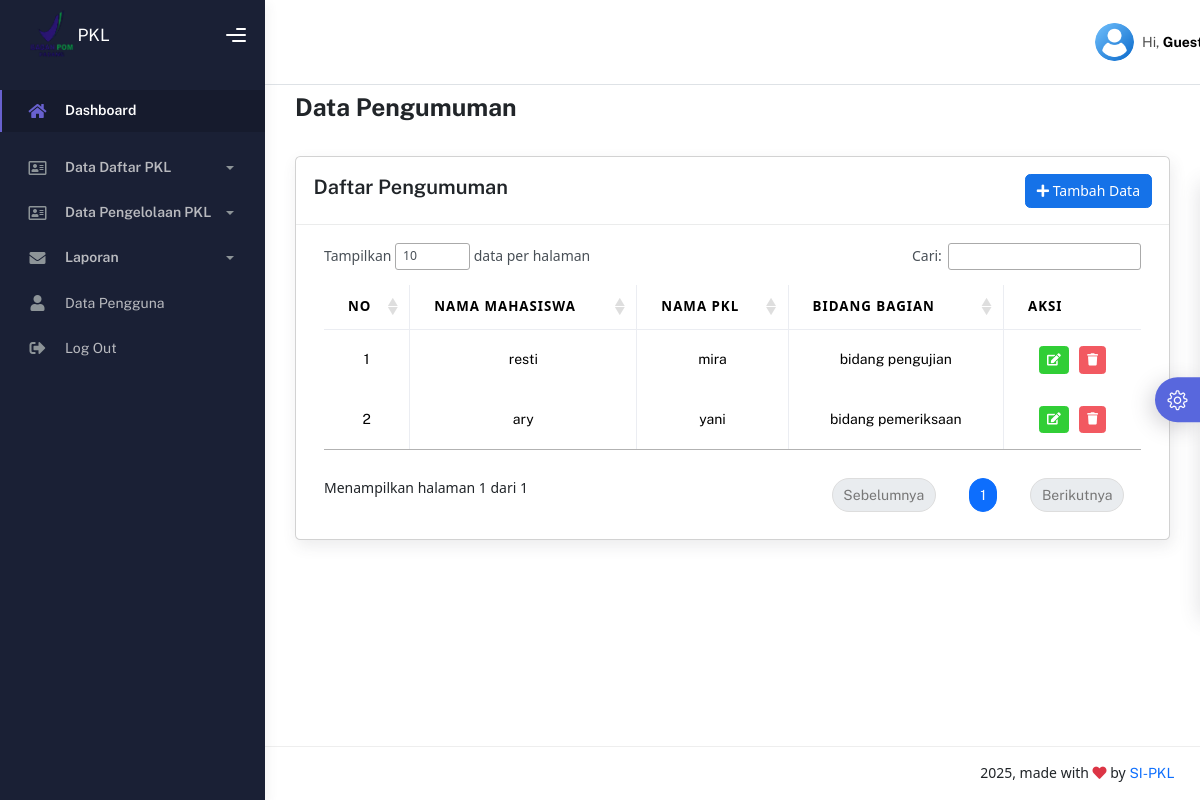
The app's page /admin/?page=pemilihan-bagian-tempat/index with its own data.
### tables this page shows
CREATE TABLE `pemilihan_bagian_tempat` (
  `id_bagian` int(11) NOT NULL,
  `id_mahasiswa` int(11) DEFAULT NULL,
  `nama_pkl` varchar(100) NOT NULL,
  `bidang_bagian` enum('bidang pengujian','bidang pemeriksaan','bidang penindakan','bidang infonkom','bidang tata usaha') NOT NULL
);

CREATE TABLE `mahasiswa` (
  `id_mahasiswa` int(11) NOT NULL,
  `nama_lengkap` varchar(100) NOT NULL,
  `nim` varchar(20) NOT NULL,
  `gmail` varchar(100) NOT NULL,
  `password` varchar(255) NOT NULL,
  `foto` varchar(255) DEFAULT NULL,
  `alamat` text DEFAULT NULL,
  `jenis_kelamin` enum('Laki-laki','Perempuan') NOT NULL,
  `no_hp` varchar(20) DEFAULT NULL,
  `kampus` varchar(50) NOT NULL,
  `jurusan` varchar(50) NOT NULL
);

### admin/index.php (called while the page is built, shortened)
<?php
include "layout/header.php";
include "content.php";
include "layout/footer.php";

### admin/pemilihan-bagian-tempat/index.php (the view, shortened to what this page needs)
<!DOCTYPE html>
<html lang="en">
<head>
<link href="https://cdn.jsdelivr.net/npm/select2@4.1.0-rc.0/dist/css/select2.min.css" rel="stylesheet" />
<link href="https://cdn.jsdelivr.net/npm/bootstrap@5.3.3/dist/css/bootstrap.min.css" rel="stylesheet">
</head>
<body>
<?php
include 'koneksi.php';
$query = mysqli_query($koneksi, "SELECT pbt.*, m.nama_lengkap
                                 FROM pemilihan_bagian_tempat pbt
                                 JOIN mahasiswa m ON pbt.id_mahasiswa = m.id_mahasiswa
                                 ORDER BY pbt.id_bagian DESC");
?>
<link href="https://cdn.datatables.net/1.13.6/css/jquery.dataTables.min.css" rel="stylesheet" />
<div class="container">
  <div class="page-inner">
    <div class="page-header">
      <h3 class="fw-bold mb-3">Data Pengumuman</h3>
    </div>
    <div class="card">
      <div class="card-header d-flex justify-content-between align-items-center">
        <h4 class="card-title">Daftar Pengumuman</h4>
        <button class="btn btn-primary" data-bs-toggle="modal" data-bs-target="#modal-tambah">
          <i class="fa fa-plus"></i> Tambah Data
        </button>
      </div>
      <div class="card-body">
        <div class="table-responsive">
          <table id="dataTable" class="table table-bordered table-hover text-center">
            <thead>
              <tr>
                <th>No</th>
                <th>Nama Mahasiswa</th>
                <th>Nama PKL</th>
                <th>Bidang Bagian</th>
                <th>Aksi</th>
              </tr>
            </thead>
            <tbody>
              <?php $no = 1; while ($row = mysqli_fetch_array($query)) { ?>
                <tr>
                  <td><?= $no++ ?></td>
                  <td><?= htmlspecialchars($row['nama_lengkap']) ?></td>
                  <td><?= htmlspecialchars($row['nama_pkl']) ?></td>
                  <td><?= htmlspecialchars($row['bidang_bagian']) ?></td>
                  <td>
                    <a href="#"
                        class="btn btn-success btn-sm me-2 btn-edit"
                        data-bs-toggle="modal"
                        data-bs-target="#modal-ubah"
                        data-id="<?= htmlspecialchars($row['id_bagian']) ?>"
                        data-idmahasiswa="<?= htmlspecialchars($row['id_mahasiswa']) ?>"
                        data-nama="<?= htmlspecialchars($row['nama_lengkap']) ?>"
                        data-bidang="<?= htmlspecialchars($row['bidang_bagian']) ?>" >
                        <i class="fa fa-edit"></i>
                      </a>
                    <a href="pemilihan-bagian-tempat/hapus.php?id_bagian=<?= $row['id_bagian'] ?>" onclick="return confirm('Yakin hapus data?')" class="btn btn-sm btn-danger">
                      <i class="fa fa-trash"></i>
                    </a>
                  </td>
                </tr>
              <?php } ?>
            </tbody>
          </table>
        </div>
      </div>
    </div>
  </div>
</div>
</body>
</html>

### records on screen
pemilihan_bagian_tempat: id_mahasiswa.nama_lengkap "resti", nama_pkl "mira", bidang_bagian "bidang pengujian"
pemilihan_bagian_tempat: id_mahasiswa.nama_lengkap "ary", nama_pkl "yani", bidang_bagian "bidang pemeriksaan"
